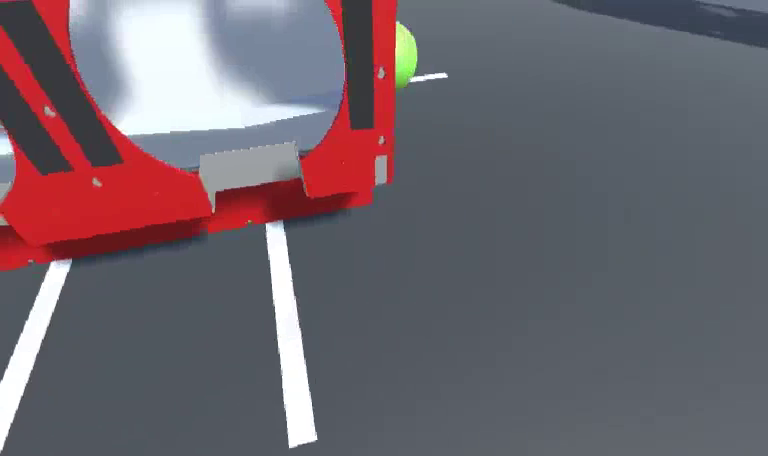
#> input picture frame 91 of python2/vid/test_video.mp4, 768 x 456 px
$ python video_detect.py
#> lines starting #> are read from the running program, lines starting #| are printed output that depends on the picture; after the words box and inside, x2 and y2 are one past the last pixel; in counts of white or black regions, pixels touching at a corner belong together
### python2/src/line_detector.py
import cv2
import numpy as np
import math
from numpy import linalg as LA

class Line_Detector(object):
    def warp(self, img, type):
        src = np.float32([[450, 320],
                          [920, 320],
                          [370, 650],
                          [910, 650]])

        dst = np.float32([[0, 0],
                          [450, 0],
                          [0, 450],
                          [450, 450]])

        #perspective transform
        if type == 0:
            M = cv2.getPerspectiveTransform(src, dst)
        #reverse perspective transform
        else:
            Minv = cv2.getPerspectiveTransform(dst, src)
            return Minv

        warped = cv2.warpPerspective(img, M, (img.shape[1],img.shape[0]), flags=cv2.INTER_LINEAR)

        return warped

    # [11 lines left out: function increase_brightness, not called in this run]

    def colorSpace(self, img):
        hsv = cv2.cvtColor(img, cv2.COLOR_BGR2HSV)

        #hsv
        sens = 80
        lower_white = np.array([0,0,255-sens], dtype=np.uint8)
        upper_white = np.array([255,sens,255], dtype=np.uint8)

        mask = cv2.inRange(hsv, lower_white, upper_white)
        res = cv2.bitwise_and(img, img, mask=mask)

        lower_white = np.array([230,230,230], dtype=np.uint8)
        upper_white = np.array([255,255,255], dtype=np.uint8)

        mask = cv2.inRange(res, lower_white, upper_white)
        res = cv2.bitwise_and(res, res, mask=mask)

        return res

    def calc_distance(self, p1, p2):
        return math.sqrt((p2[0]-p1[0])**2+(p2[1]-p1[1])**2)

    def find_corners(self, rect, bound):
        #tl=0 tr=1 bl=2 br=3
        #compare the distances to each point of the max corners on the image
        points = cv2.boxPoints(rect)
        points_distances = np.zeros((4,4))
        sorted_points = np.zeros((4,2))

        #calculate the distances
        for i in range(0, len(bound)):
            for j in range(0, len(points)):
                points_distances[i][j] = self.calc_distance(points[j], bound[i])

        #compare each group of distances that correspond to each point: tl, tr, etc. and assign it to the certain point
        for i in range(0, len(points_distances)):
            distances = points_distances[i]
            least_dist = 10000
            least_idx = -1
            for j in range(0, len(distances)):
                if(distances[j] < least_dist):
                    least_dist = distances[j]
                    least_idx = j
            sorted_points[i] = points[least_idx]
            for j in range(0, len(points_distances)):
                    points_distances[j][least_idx] = 10000

        return sorted_points

    def filter_contours(self, contours):
        if not contours:
            return []
        min_contour_area = 700
        i = 0
        while(i < len(contours)):
            contour = contours[i]
            x1,y1,x2,y2 = self.find_line(contour)
            length = self.calc_distance((x1,y1),(x2,y2))
            if cv2.contourArea(contour) < min_contour_area or length < 100:
                contours.pop(i)
                i -= 1
            i += 1

        return contours

    def find_tape_direction(self, points):
        x1 = 0
        y1 = 0
        x2 = 0
        y2 = 0
        if self.calc_distance(points[0], points[1]) > self.calc_distance(points[0], points[2]):
            x1 = int((points[0][0]+points[2][0])/2)
            y1 = int((points[0][1]+points[2][1])/2)
            x2 = int((points[1][0]+points[3][0])/2)
            y2 = int((points[1][1]+points[3][1])/2)
        else:
            x1 = int((points[0][0]+points[1][0])/2)
            y1 = int((points[0][1]+points[1][1])/2)
            x2 = int((points[2][0]+points[3][0])/2)
            y2 = int((points[2][1]+points[3][1])/2)

        return x1, y1, x2, y2

    def contours(self, img):
        gray = cv2.cvtColor(img, cv2.COLOR_BGR2GRAY)
        contours, hierarchy = cv2.findContours(gray, cv2.RETR_TREE, cv2.CHAIN_APPROX_SIMPLE)
        filtered_contours = self.filter_contours(contours)
        #contour_img = cv2.drawContours(img, filtered_contours, -1, (0,255,0), 3)
        return filtered_contours

    def find_line(self, contour):
        rect = cv2.minAreaRect(contour)
        x,y,w,h = cv2.boundingRect(contour)
        bound = [[x,y],[x+w,y],[x,y+h],[x+w,y+h]]
        #tl=0 tr =1 bl=2 br=3
        points = self.find_corners(rect, bound)
        x1,y1,x2,y2 = self.find_tape_direction(points)
        return x1,y1,x2,y2

    def closest_line(self, contours, img):
        min_cte = 10000
        min_idx = -1
        for i in range(0, len(contours)):
            contour = contours[i]
            line = self.find_line(contour)
            cte = self.calc_cte(line, img)
            if cte < min_cte:
                min_cte = cte
                min_idx = i
        return self.find_line(contours[min_idx])

    def calc_cte(self, line, img):
        x1,y1,x2,y2 = line
        p1 = (x1,y1)
        p1 = np.asarray(p1)
        p2 = (x2,y2)
        p2 = np.asarray(p2)
        #print(img.shape[0])
        p3 = (img.shape[0]/2, img.shape[1])
        p3 = np.asarray(p3)
        return np.cross(p2-p1,p3-p1)/LA.norm(p2-p1)

    def detect_line(self, img, type):
        #img = self.increase_brightness(img, value=20)
        warped = self.warp(img, 0)
        imgThresh = self.colorSpace(warped)

#        cv2.imshow('thresh', imgThresh)

        contours = self.contours(imgThresh)
        if len(contours) == 0:
            if type == 1:
                return None, None
            return None

        line = self.closest_line(contours, img)

        if type==1:
            return line, warped

        return line

    # [8 lines left out: function find_cte, not called in this run]

    def visualize(self, img):
        img = cv2.resize(img, (1280,720))
        line, warped = self.detect_line(img, 1)

        if line == None:
            return img

        detect_img = self.draw_line(line, warped, img)

        #print('cte: %f' % self.calc_cte(line, img))

        return detect_img


    def draw_line(self, line, warped, img):
        blank_warped = np.zeros((img.shape[1], img.shape[0], 3), np.uint8)
        x1,y1,x2,y2 = line
        cv2.line(blank_warped,(x1,y1),(x2,y2),(255,0,0),5)
        Minv = self.warp(blank_warped, 1)
        newwarp = cv2.warpPerspective(blank_warped, Minv, (img.shape[1], img.shape[0]))

        result = cv2.addWeighted(newwarp, 1, img, 0.4, 0)
        return result

### python2/src/video_detect.py
import cv2
from line_detector import Line_Detector

video = cv2.VideoCapture("../vid/test_video.mp4")

detector = Line_Detector()

while True:
    (grabbed, frame) = video.read()
#> frame is the input picture: shape (456, 768, 3); mean B, G, R 108.5, 100.6, 110

    if not grabbed:
        break
    detect_frame = detector.visualize(frame)
#> in visualize, `img = cv2.resize(img, (1280,720))`:
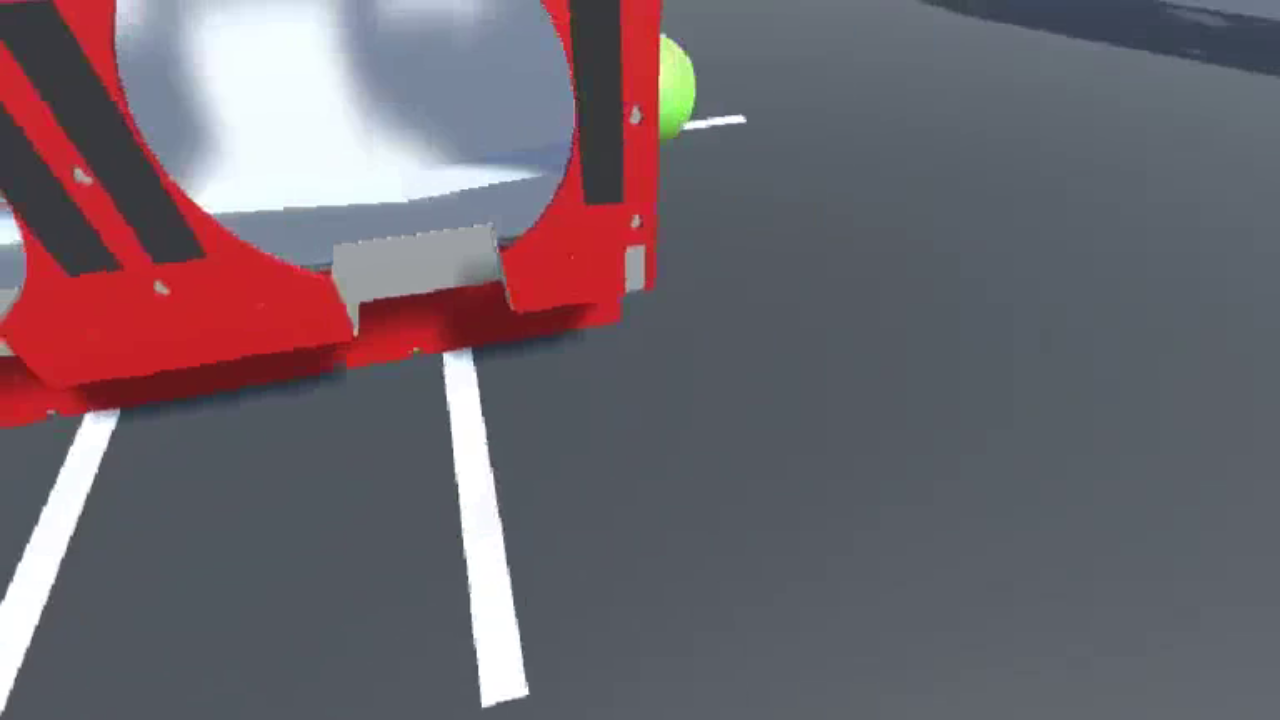
#> img: shape (720, 1280, 3); mean of channels 0, 1, 2 108.5, 100.5, 110; drawn as B, G, R
#> in warp, `warped = cv2.warpPerspective(img, M, (img.shape[1],img.shape[0]), flag..`:
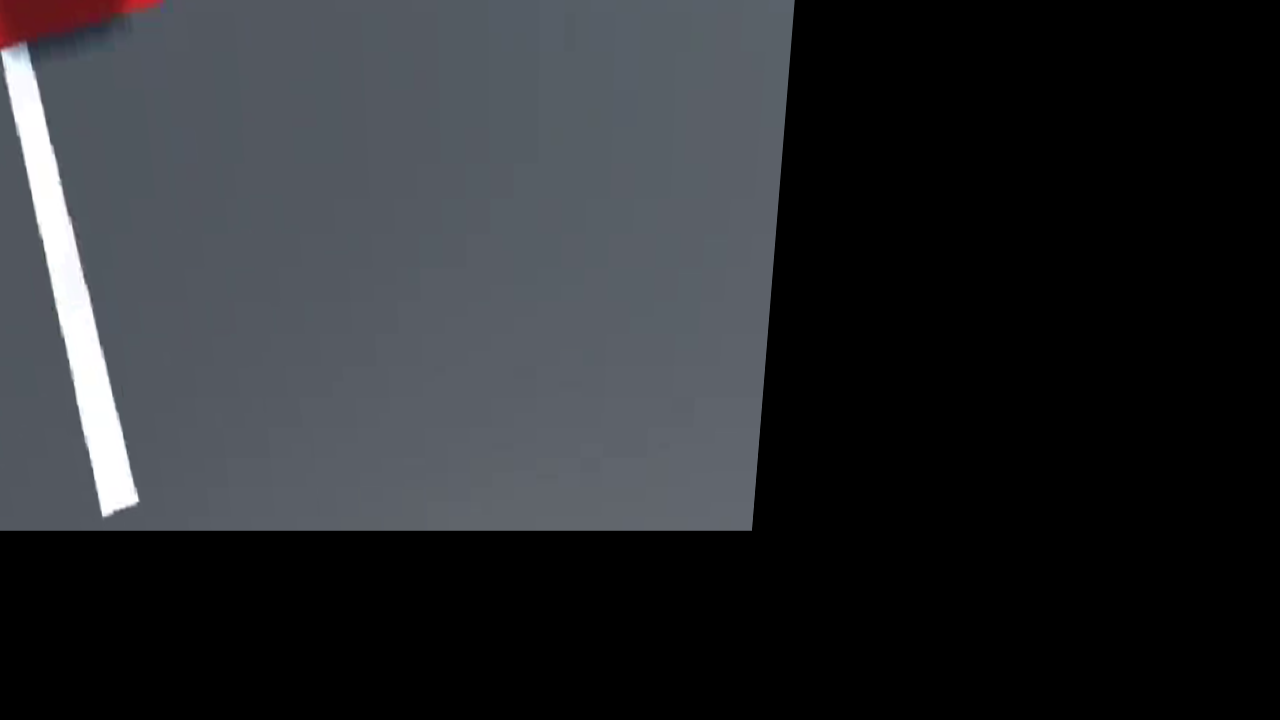
#> warped: shape (720, 1280, 3); mean of channels 0, 1, 2 46.7, 43.4, 41.3; drawn as B, G, R
#> in colorSpace, `hsv = cv2.cvtColor(img, cv2.COLOR_BGR2HSV)`: hsv: shape (720, 1280, 3); mean H, S, V 47.5, 15.7, 47.1
#> in colorSpace, `mask = cv2.inRange(hsv, lower_white, upper_white)`: mask: shape (720, 1280); 1.7% white; 1 white region, box (x1, y1, x2, y2) and area: (1, 49, 139, 517) 15658
#> in colorSpace, `mask = cv2.inRange(res, lower_white, upper_white)`:
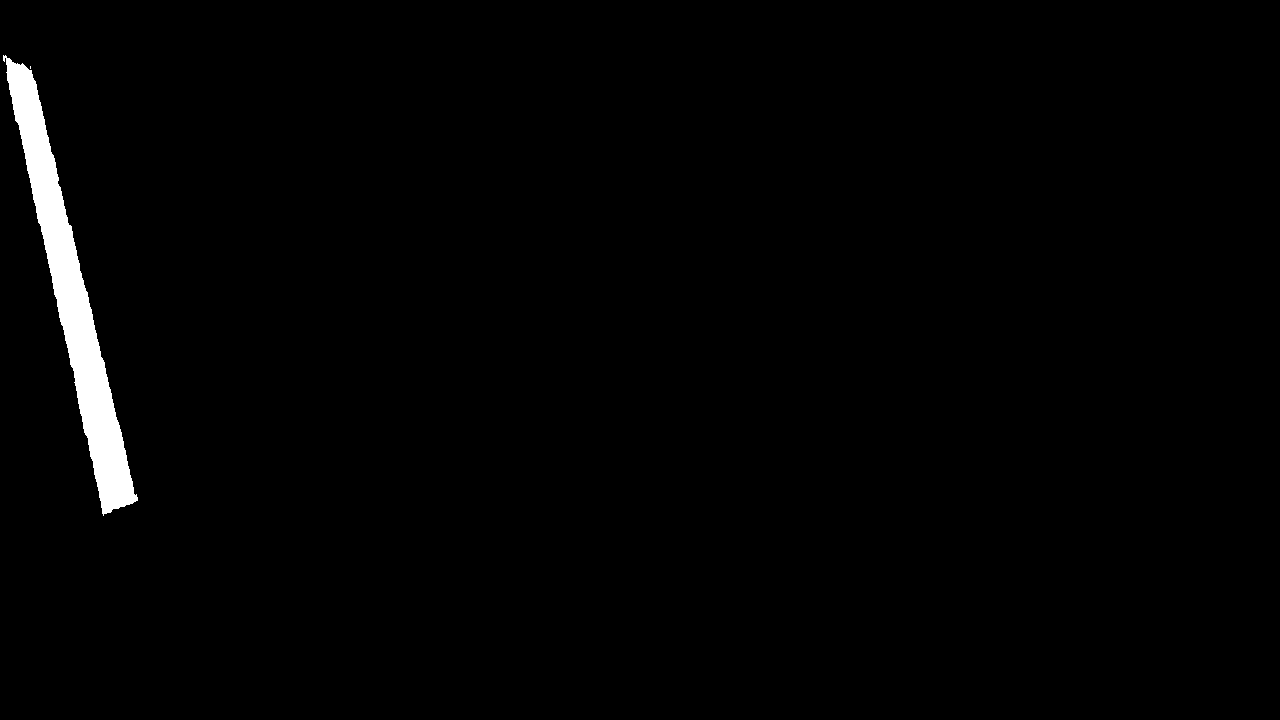
#> mask: shape (720, 1280); 1.5% white; 2 white regions (1 under 20 px)
#> in contours, `contours, hierarchy = cv2.findContours(gray, cv2.RETR_TREE, cv2.CHAIN_..`: contours = 2 contours, 1 with area under 20; largest, box (x1, y1, x2, y2) and area: (3, 55, 138, 516) 13650
#> the loop in filter_contours, `while(i < len(contours)):` made 2 passes
#> after the loop in filter_contours, `while(i < len(contours)):`: contours = 1 contour; box (x1, y1, x2, y2) and area: (3, 55, 138, 516) 13650; i = 1
#> in contours, `filtered_contours = self.filter_contours(contours)`: filtered_contours has the same summary as contours in filter_contours
#> the loop in closest_line, `for i in range(0, len(contours)):` made 1 pass
#> after the loop in closest_line, `for i in range(0, len(contours)):`: min_cte = -67.83; min_idx = 0
#> in detect_line, `line = self.closest_line(contours, img)`: line = (18, 51, 120, 511)
#> in draw_line, `x1,y1,x2,y2 = line`: x1 = 18; y1 = 51; x2 = 120; y2 = 511
#> in draw_line, `cv2.line(blank_warped,(x1,y1),(x2,y2),(255,0,0),5)`:
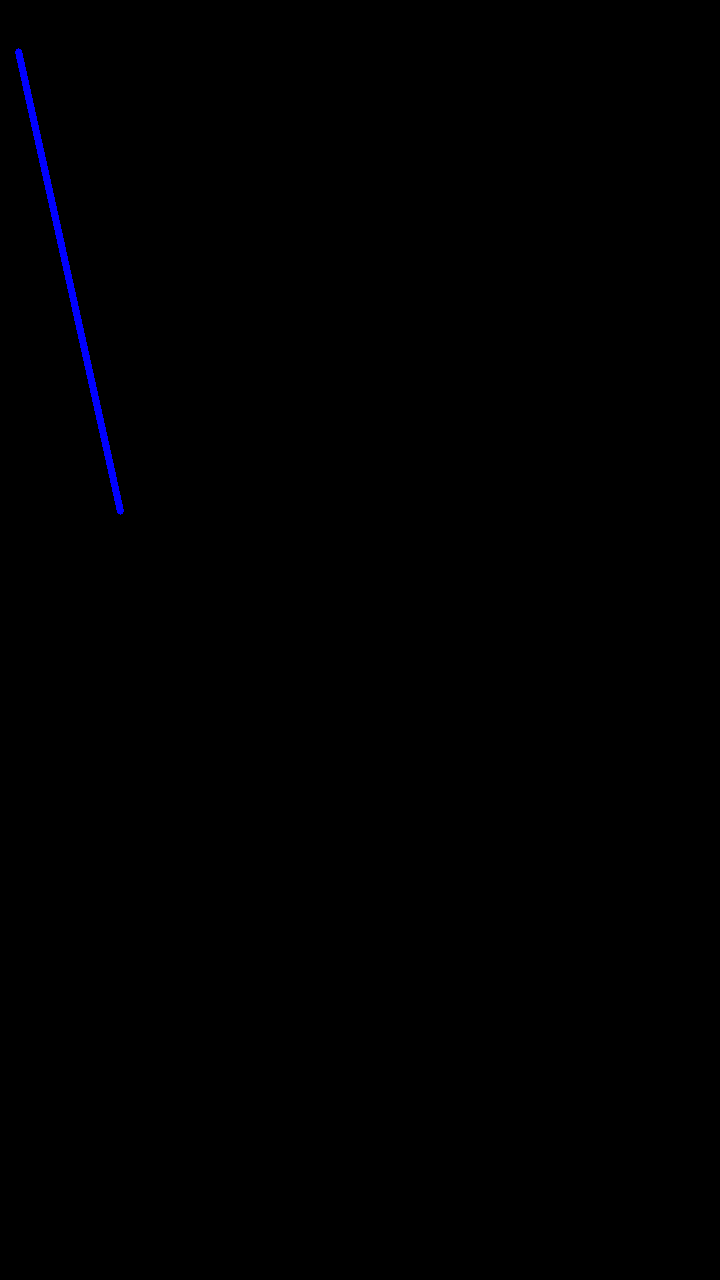
#> blank_warped: shape (1280, 720, 3); mean of channels 0, 1, 2 0.9, 0, 0; drawn as B, G, R
#> in draw_line, `Minv = self.warp(blank_warped, 1)`: Minv = [[1.04, -0.284, 450], [0, 0.546, 320], [0, -0.000288, 1]]
#> in draw_line, `result = cv2.addWeighted(newwarp, 1, img, 0.4, 0)`:
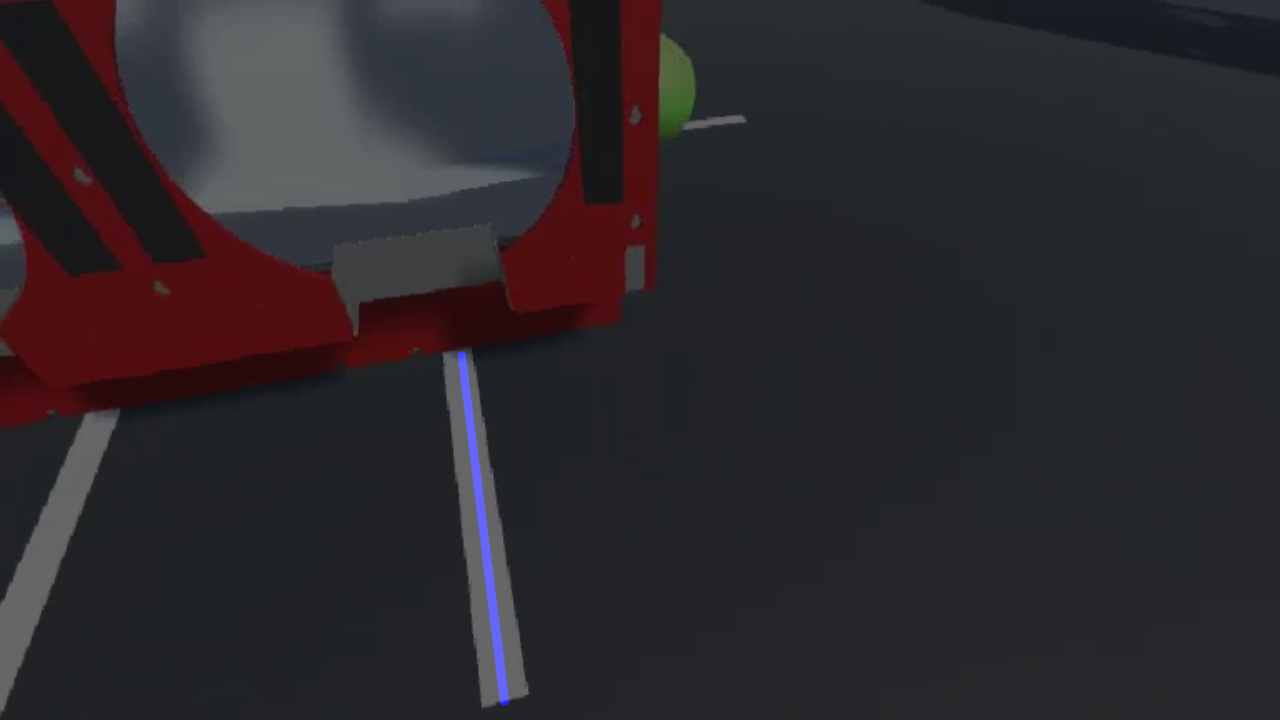
#> result: shape (720, 1280, 3); mean of channels 0, 1, 2 44, 40.2, 44; drawn as B, G, R
    cv2.imshow('frame', detect_frame)
    if cv2.waitKey(25) & 0xFF == ord('q'):
#> (key q is pressed here)
        break
